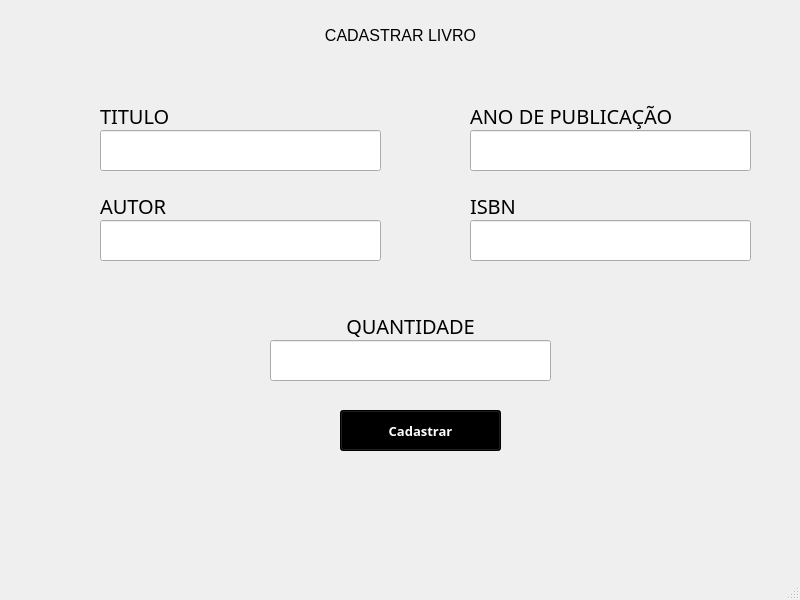
<?xml version="1.0" encoding="UTF-8"?>
<ui version="4.0">
 <class>MainWindow</class>
 <widget class="QMainWindow" name="MainWindow">
  <property name="geometry">
   <rect>
    <x>0</x>
    <y>0</y>
    <width>800</width>
    <height>600</height>
   </rect>
  </property>
  <property name="minimumSize">
   <size>
    <width>0</width>
    <height>600</height>
   </size>
  </property>
  <property name="maximumSize">
   <size>
    <width>16777215</width>
    <height>600</height>
   </size>
  </property>
  <property name="font">
   <font>
    <family>Arial</family>
    <pointsize>10</pointsize>
   </font>
  </property>
  <property name="windowTitle">
   <string>MainWindow</string>
  </property>
  <widget class="QWidget" name="centralwidget">
   <widget class="QLabel" name="label_2">
    <property name="geometry">
     <rect>
      <x>220</x>
      <y>20</y>
      <width>361</width>
      <height>31</height>
     </rect>
    </property>
    <property name="font">
     <font>
      <family>Arial</family>
      <pointsize>12</pointsize>
     </font>
    </property>
    <property name="text">
     <string>CADASTRAR LIVRO</string>
    </property>
    <property name="alignment">
     <set>Qt::AlignCenter</set>
    </property>
   </widget>
   <widget class="QLabel" name="label_3">
    <property name="geometry">
     <rect>
      <x>100</x>
      <y>100</y>
      <width>101</width>
      <height>31</height>
     </rect>
    </property>
    <property name="font">
     <font>
      <family>Arial Black</family>
      <pointsize>15</pointsize>
     </font>
    </property>
    <property name="text">
     <string>TITULO</string>
    </property>
   </widget>
   <widget class="QLabel" name="label_4">
    <property name="geometry">
     <rect>
      <x>470</x>
      <y>100</y>
      <width>251</width>
      <height>31</height>
     </rect>
    </property>
    <property name="font">
     <font>
      <family>Arial Black</family>
      <pointsize>15</pointsize>
     </font>
    </property>
    <property name="text">
     <string>ANO DE PUBLICAÇÃO</string>
    </property>
   </widget>
   <widget class="QLabel" name="label_5">
    <property name="geometry">
     <rect>
      <x>100</x>
      <y>190</y>
      <width>101</width>
      <height>31</height>
     </rect>
    </property>
    <property name="font">
     <font>
      <family>Arial Black</family>
      <pointsize>15</pointsize>
     </font>
    </property>
    <property name="text">
     <string>AUTOR</string>
    </property>
   </widget>
   <widget class="QLineEdit" name="txtTitulo">
    <property name="geometry">
     <rect>
      <x>100</x>
      <y>130</y>
      <width>281</width>
      <height>41</height>
     </rect>
    </property>
    <property name="font">
     <font>
      <pointsize>15</pointsize>
     </font>
    </property>
   </widget>
   <widget class="QLineEdit" name="txtAutor">
    <property name="geometry">
     <rect>
      <x>100</x>
      <y>220</y>
      <width>281</width>
      <height>41</height>
     </rect>
    </property>
    <property name="font">
     <font>
      <pointsize>15</pointsize>
     </font>
    </property>
   </widget>
   <widget class="QLineEdit" name="txtAnoPublicacao">
    <property name="geometry">
     <rect>
      <x>470</x>
      <y>130</y>
      <width>281</width>
      <height>41</height>
     </rect>
    </property>
    <property name="font">
     <font>
      <pointsize>15</pointsize>
     </font>
    </property>
   </widget>
   <widget class="QPushButton" name="btnCadastrar">
    <property name="geometry">
     <rect>
      <x>340</x>
      <y>410</y>
      <width>161</width>
      <height>41</height>
     </rect>
    </property>
    <property name="font">
     <font>
      <family>Arial Black</family>
      <pointsize>10</pointsize>
      <weight>75</weight>
      <bold>true</bold>
     </font>
    </property>
    <property name="styleSheet">
     <string notr="true">background-color: rgb(0, 0, 0);
color: rgb(255, 255, 255);</string>
    </property>
    <property name="text">
     <string>Cadastrar</string>
    </property>
   </widget>
   <widget class="QLabel" name="lblMsg">
    <property name="geometry">
     <rect>
      <x>90</x>
      <y>470</y>
      <width>631</width>
      <height>51</height>
     </rect>
    </property>
    <property name="font">
     <font>
      <family>Arial Black</family>
      <pointsize>12</pointsize>
      <weight>75</weight>
      <bold>true</bold>
     </font>
    </property>
    <property name="text">
     <string/>
    </property>
    <property name="alignment">
     <set>Qt::AlignCenter</set>
    </property>
   </widget>
   <widget class="QLineEdit" name="txtISBN">
    <property name="geometry">
     <rect>
      <x>470</x>
      <y>220</y>
      <width>281</width>
      <height>41</height>
     </rect>
    </property>
    <property name="font">
     <font>
      <pointsize>15</pointsize>
     </font>
    </property>
   </widget>
   <widget class="QLabel" name="label_6">
    <property name="geometry">
     <rect>
      <x>470</x>
      <y>190</y>
      <width>251</width>
      <height>31</height>
     </rect>
    </property>
    <property name="font">
     <font>
      <family>Arial Black</family>
      <pointsize>15</pointsize>
     </font>
    </property>
    <property name="text">
     <string>ISBN</string>
    </property>
   </widget>
   <widget class="QLineEdit" name="txtQuantidade">
    <property name="geometry">
     <rect>
      <x>270</x>
      <y>340</y>
      <width>281</width>
      <height>41</height>
     </rect>
    </property>
    <property name="font">
     <font>
      <pointsize>15</pointsize>
     </font>
    </property>
   </widget>
   <widget class="QLabel" name="label_7">
    <property name="geometry">
     <rect>
      <x>270</x>
      <y>310</y>
      <width>281</width>
      <height>31</height>
     </rect>
    </property>
    <property name="font">
     <font>
      <family>Arial Black</family>
      <pointsize>15</pointsize>
     </font>
    </property>
    <property name="text">
     <string>QUANTIDADE</string>
    </property>
    <property name="alignment">
     <set>Qt::AlignCenter</set>
    </property>
   </widget>
  </widget>
  <widget class="QMenuBar" name="menubar">
   <property name="geometry">
    <rect>
     <x>0</x>
     <y>0</y>
     <width>800</width>
     <height>21</height>
    </rect>
   </property>
  </widget>
  <widget class="QStatusBar" name="statusbar"/>
 </widget>
 <resources/>
 <connections/>
</ui>
